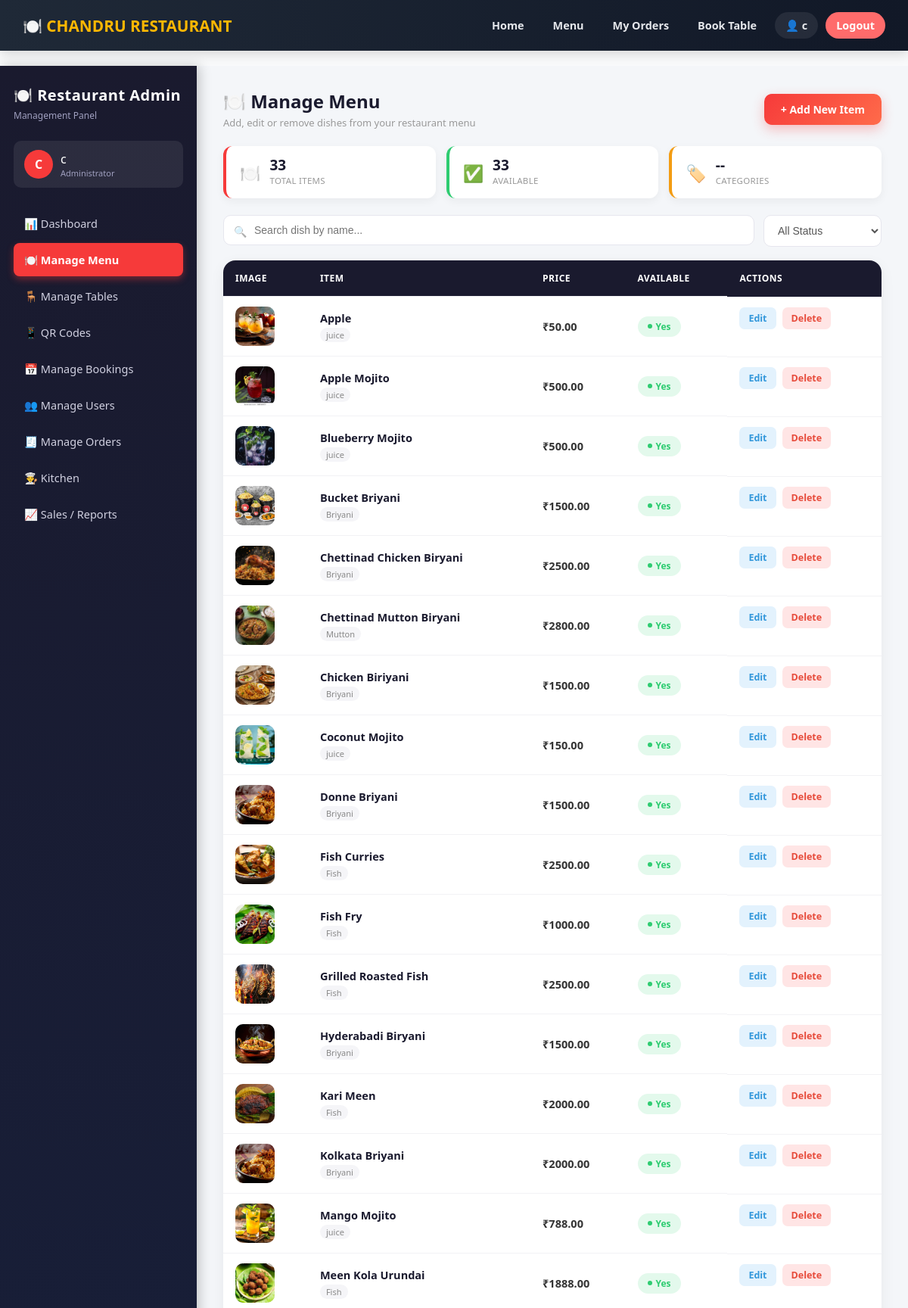
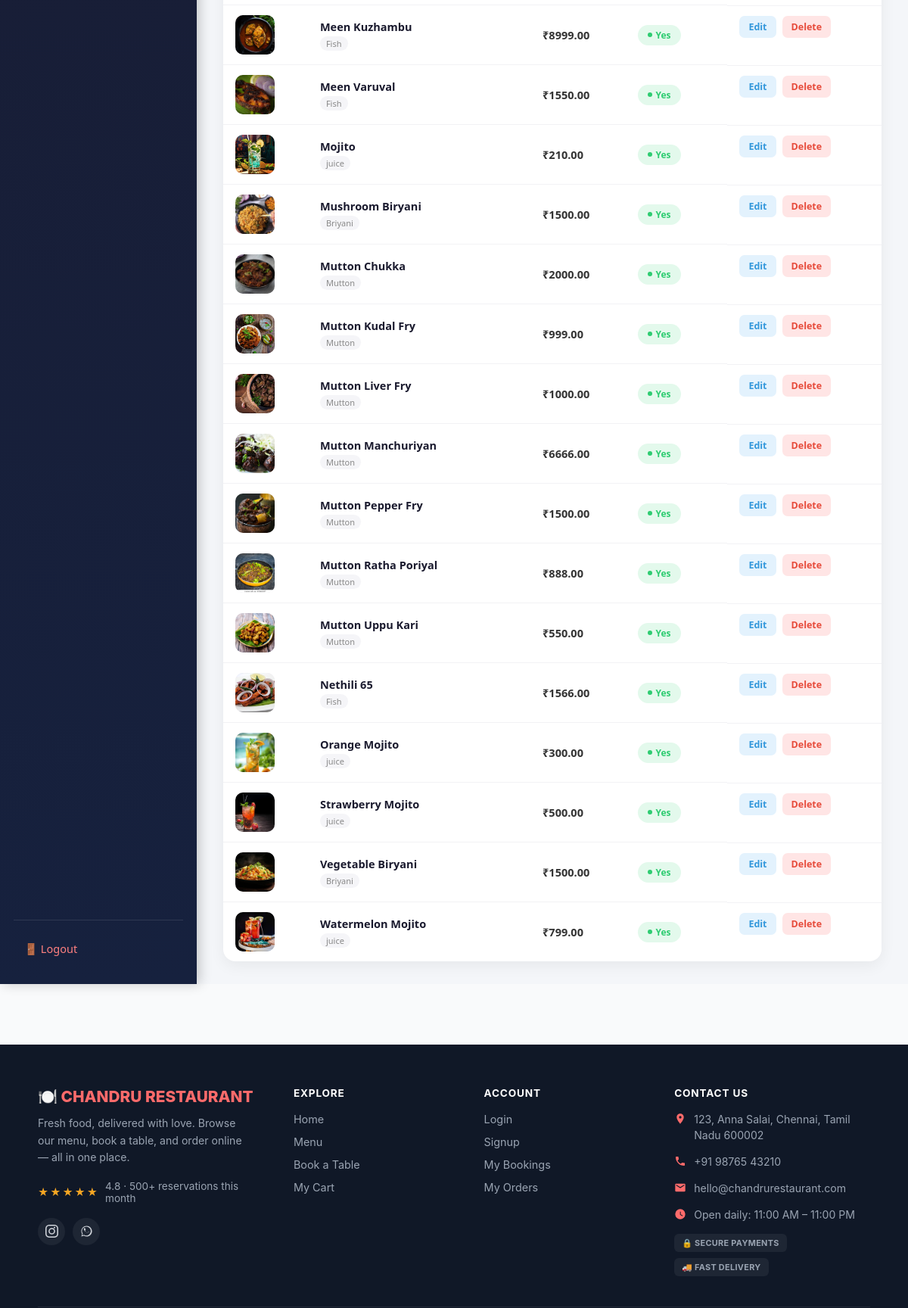
The app's page /dashboard/menu/ (signed in, upper part) with its own data (2 pictures, top to bottom).
### menu/models.py (models this page shows, shortened)
class FoodItem(models.Model):
    category = models.ForeignKey(
        Category, on_delete=models.CASCADE, related_name='items'
    )
    name = models.CharField(max_length=150)
    description = models.TextField(blank=True)
    price = models.DecimalField(max_digits=8, decimal_places=2)
    image = models.ImageField(upload_to='food_images/', blank=True, null=True)
    is_available = models.BooleanField(default=True)
    is_veg = models.BooleanField(default=True)  # True = Veg, False = Non-Veg
    created_at = models.DateTimeField(auto_now_add=True)
    class Meta:
        ordering = ['name']

class Category(models.Model):
    name = models.CharField(max_length=100)
    slug = models.SlugField(unique=True, blank=True)
    class Meta:
        verbose_name_plural = "Categories"
        ordering = ['name']

### dashboard/views.py (the view)
# urls.py: path('menu/', views.manage_menu, name='manage_menu'),
@admin_required
def manage_menu(request):
    return render(request, 'dashboard/manage_menu.html', {'items': FoodItem.objects.all()})

### templates/dashboard/manage_menu.html (shortened to what this page needs)
{% extends "dashboard/base_admin.html" %}
{% block admin_content %}
<div class="page-header">
  <div>
    <h2>🍽️ Manage Menu</h2>
    <p>Add, edit or remove dishes from your restaurant menu</p>
  </div>
  <a href="{% url 'dashboard:add_menu_item' %}" class="btn-add">+ Add New Item</a>
</div>
<div class="stats-strip">
  <div class="mini-stat">
    <div class="emoji">🍽️</div>
    <div><div class="num">{{ items.count }}</div><div class="lbl">Total Items</div></div>
  </div>
  <div class="mini-stat">
    <div class="emoji">✅</div>
    <div><div class="num">{{ items|length }}</div><div class="lbl">Available</div></div>
  </div>
  <div class="mini-stat">
    <div class="emoji">🏷️</div>
    <div><div class="num">--</div><div class="lbl">Categories</div></div>
  </div>
</div>
<div class="toolbar">
  <div class="search-box">
    <input type="text" id="menuSearch" placeholder="Search dish by name...">
  </div>
  <select class="filter-select" id="statusFilter">
    <option value="">All Status</option>
  </select>
</div>
<div class="menu-table-wrap">
  <table class="menu-table">
    <thead>
      <tr>
        <th>Image</th>
        <th>Item</th>
        <th>Price</th>
        <th>Available</th>
        <th>Actions</th>
      </tr>
    </thead>
    <tbody id="menuTableBody">
      {% for item in items %}
      <tr data-name="{{ item.name|lower }}" data-status="{% if item.is_available %}yes{% else %}no{% endif %}">
        <td>
          <div class="item-img-wrap">
            {% if item.image %}
              <img src="{{ item.image.url }}" alt="{{ item.name }}">
            {% else %}
              🍲
            {% endif %}
          </div>
        </td>
        <td class="item-name">
          <strong>{{ item.name }}</strong><br>
          <span class="cat-tag">{{ item.category.name }}</span>
        </td>
        <td class="price-tag">₹{{ item.price }}</td>
        <td>
          {% if item.is_available %}
            <span class="status-badge status-yes">Yes</span>
          {% else %}
            <span class="status-badge status-no">No</span>
          {% endif %}
        </td>
        <td class="action-links">
          <a href="{% url 'dashboard:edit_menu_item' item.pk %}" class="edit-link">Edit</a>
          <a href="{% url 'dashboard:delete_menu_item' item.pk %}" class="delete-link" onclick="return confirm('Delete {{ item.name }}?')">Delete</a>
        </td>
      </tr>
      {% endfor %}
    </tbody>
  </table>
</div>
{% endblock %}

### templates/dashboard/base_admin.html (shortened to what this page needs)
{% extends "base.html" %}
{% block content %}
<div class="admin-wrapper">
  <nav class="admin-sidebar">
    <h2>🍽️ Restaurant Admin</h2>
    <div class="subtitle">Management Panel</div>
    <div class="admin-user-card">
      <div class="avatar">{{ request.user.username|slice:":1"|upper }}</div>
      <div class="info">
        {{ request.user.username }}
        <small>Administrator</small>
      </div>
    </div>
    <div class="admin-nav">
      <a href="{% url 'dashboard:admin_home' %}" class="{% if request.resolver_match.url_name == 'admin_home' %}active{% endif %}">📊 Dashboard</a>
      <a href="{% url 'dashboard:manage_menu' %}" class="{% if request.resolver_match.url_name == 'manage_menu' %}active{% endif %}">🍽️ Manage Menu</a>
      <a href="{% url 'dashboard:manage_tables' %}" class="{% if request.resolver_match.url_name == 'manage_tables' %}active{% endif %}">🪑 Manage Tables</a>
      <a href="{% url 'dashboard:table_qr_codes' %}" class="{% if request.resolver_match.url_name == 'table_qr_codes' %}active{% endif %}">📱 QR Codes</a>
      <a href="{% url 'dashboard:manage_bookings' %}" class="{% if request.resolver_match.url_name == 'manage_bookings' %}active{% endif %}">📅 Manage Bookings</a>
      <a href="{% url 'dashboard:manage_users' %}" class="{% if request.resolver_match.url_name == 'manage_users' %}active{% endif %}">👥 Manage Users</a>
      <a href="{% url 'dashboard:manage_orders' %}" class="{% if request.resolver_match.url_name == 'manage_orders' %}active{% endif %}">🧾 Manage Orders</a>
      <a href="{% url 'dashboard:kitchen_dashboard' %}" class="{% if request.resolver_match.url_name == 'kitchen_dashboard' %}active{% endif %}">👨‍🍳 Kitchen</a>
      <a href="{% url 'dashboard:sales_reports' %}" class="{% if request.resolver_match.url_name == 'sales_reports' %}active{% endif %}">📈 Sales / Reports</a>
    </div>
    <div class="admin-logout">
      <a href="{% url 'accounts:logout' %}">🚪 Logout</a>
    </div>
  </nav>
  <main class="admin-main">
    {% block admin_content %}{% endblock %}
  </main>
</div>
{% endblock %}

### templates/includes/navbar.html (shortened to what this page needs)
<nav class="navbar">
    <a href="{% url 'home' %}" class="brand">🍽️ CHANDRU RESTAURANT</a>
    <div class="nav-links">
        <a href="{% url 'home' %}">Home</a>
        <a href="{% url 'menu_list' %}">Menu</a>
        {% if user.is_authenticated %}
            <a href="{% url 'orders:order_history' %}">My Orders</a>
            <a href="{% url 'book_table' %}">Book Table</a>
            <a href="{% url 'accounts:profile' %}" class="nav-profile">
                👤 {{ user.get_full_name|default:user.username }}
            </a>
            <a href="{% url 'accounts:logout' %}" class="nav-cta">Logout</a>
        {% else %}
            <a href="{% url 'accounts:login' %}">Login</a>
            <a href="{% url 'accounts:signup' %}" class="nav-cta">Signup</a>
        {% endif %}
    </div>
</nav>

### static/css/style.css (style rules this page uses)
* { margin: 0; padding: 0; box-sizing: border-box; }
body { font-family: 'Segoe UI', sans-serif; background-color: #f9fafb; color: #1f2937; }
a { text-decoration: none; }

### templates/includes/navbar.html (style rules this page uses)
.navbar { display: flex; justify-content: space-between; align-items: center; background: linear-gradient(90deg, #1f2937, #111827); padding: 16px 30px; flex-wrap: wrap; box-shadow: 0 4px 15px rgba(0,0,0,0.15); }
.navbar a { text-decoration: none; }
.navbar .brand { font-size: 1.3rem; font-weight: 800; color: #ffb703; text-decoration: none; }
.nav-links { display: flex; gap: 10px; align-items: center; flex-wrap: wrap; }
.nav-links a { color: #e5e7eb; font-weight: 600; font-size: 0.9rem; padding: 8px 14px; border-radius: 20px; text-decoration: none; transition: background-color 0.2s, color 0.2s; white-space: nowrap; }
.nav-links a.nav-cta { background-color: #ff6b6b; color: #fff; }
.nav-links a.nav-profile { background-color: rgba(255, 255, 255, 0.08); display: flex; align-items: center; gap: 6px; }

### templates/dashboard/base_admin.html (style rules this page uses)
.admin-wrapper { display: flex; min-height: 100vh; font-family: 'Segoe UI', sans-serif; background: #f4f6f9; width: 100vw; margin-left: calc(-50vw + 50%); margin-right: calc(-50vw + 50%); }
.admin-sidebar { width: 260px; background: linear-gradient(180deg, #1a1a2e 0%, #16213e 100%); color: #fff; padding: 25px 18px; box-shadow: 4px 0 15px rgba(0,0,0,0.2); display: flex; flex-direction: column; flex-shrink: 0; }
.admin-sidebar h2 { font-size: 20px; font-weight: 700; margin-bottom: 5px; letter-spacing: 0.5px; }
.admin-sidebar .subtitle { font-size: 12px; color: #a0a0c0; margin-bottom: 25px; }
.admin-user-card { background: rgba(255,255,255,0.08); border-radius: 10px; padding: 12px 14px; margin-bottom: 25px; display: flex; align-items: center; gap: 10px; }
.admin-user-card .avatar { width: 38px; height: 38px; border-radius: 50%; background: #F63A3A; display: flex; align-items: center; justify-content: center; font-weight: bold; font-size: 16px; }
.admin-user-card .info small { color: #a0a0c0; display: block; font-size: 11px; }
.admin-nav { display: flex; flex-direction: column; gap: 4px; flex: 1; }
.admin-nav a { color: #d0d0e0; text-decoration: none; padding: 12px 14px; border-radius: 8px; font-size: 14.5px; display: flex; align-items: center; gap: 10px; transition: all 0.2s ease; }
.admin-nav a.active { background: #F63A3A; color: #fff; font-weight: 600; box-shadow: 0 4px 10px rgba(246,58,58,0.4); }
.admin-logout { margin-top: 20px; border-top: 1px solid rgba(255,255,255,0.1); padding-top: 15px; }
.admin-logout a { color: #ff8080; text-decoration: none; padding: 12px 14px; border-radius: 8px; font-size: 14.5px; display: flex; align-items: center; gap: 10px; transition: all 0.2s ease; }
.admin-main { flex: 1; padding: 30px 35px; min-width: 0; }

### records on screen
FoodItem: image (picture), name "Apple", category.name "juice", price "50.00", is_available "Yes"
FoodItem: image (picture), name "Apple Mojito", category.name "juice", price "500.00", is_available "Yes"
FoodItem: image (picture), name "Blueberry Mojito", category.name "juice", price "500.00", is_available "Yes"
FoodItem: image (picture), name "Bucket Briyani", category.name "Briyani", price "1500.00", is_available "Yes"
FoodItem: image (picture), name "Chettinad Chicken Biryani", category.name "Briyani", price "2500.00", is_available "Yes"
FoodItem: image (picture), name "Chettinad Mutton Biryani", category.name "Mutton", price "2800.00", is_available "Yes"
FoodItem: image (picture), name "Chicken Biriyani", category.name "Briyani", price "1500.00", is_available "Yes"
FoodItem: image (picture), name "Coconut Mojito", category.name "juice", price "150.00", is_available "Yes"
FoodItem: image (picture), name "Donne Briyani", category.name "Briyani", price "1500.00", is_available "Yes"
FoodItem: image (picture), name "Fish Curries", category.name "Fish", price "2500.00", is_available "Yes"
FoodItem: image (picture), name "Fish Fry", category.name "Fish", price "1000.00", is_available "Yes"
FoodItem: image (picture), name "Grilled Roasted Fish", category.name "Fish", price "2500.00", is_available "Yes"
FoodItem: image (picture), name "Hyderabadi Biryani", category.name "Briyani", price "1500.00", is_available "Yes"
FoodItem: image (picture), name "Kari Meen", category.name "Fish", price "2000.00", is_available "Yes"
FoodItem: image (picture), name "Kolkata Briyani", category.name "Briyani", price "2000.00", is_available "Yes"
FoodItem: image (picture), name "Mango Mojito", category.name "juice", price "788.00", is_available "Yes"
FoodItem: image (picture), name "Meen Kola Urundai", category.name "Fish", price "1888.00", is_available "Yes"
FoodItem: image (picture), name "Meen Kuzhambu", category.name "Fish", price "8999.00", is_available "Yes"
FoodItem: image (picture), name "Meen Varuval", category.name "Fish", price "1550.00", is_available "Yes"
FoodItem: image (picture), name "Mojito", category.name "juice", price "210.00", is_available "Yes"
FoodItem: image (picture), name "Mushroom Biryani", category.name "Briyani", price "1500.00", is_available "Yes"
FoodItem: image (picture), name "Mutton Chukka", category.name "Mutton", price "2000.00", is_available "Yes"
FoodItem: image (picture), name "Mutton Kudal Fry", category.name "Mutton", price "999.00", is_available "Yes"
FoodItem: image (picture), name "Mutton Liver Fry", category.name "Mutton", price "1000.00", is_available "Yes"
FoodItem: image (picture), name "Mutton Manchuriyan", category.name "Mutton", price "6666.00", is_available "Yes"
FoodItem: image (picture), name "Mutton Pepper Fry", category.name "Mutton", price "1500.00", is_available "Yes"
FoodItem: image (picture), name "Mutton Ratha Poriyal", category.name "Mutton", price "888.00", is_available "Yes"
FoodItem: image (picture), name "Mutton Uppu Kari", category.name "Mutton", price "550.00", is_available "Yes"
FoodItem: image (picture), name "Nethili 65", category.name "Fish", price "1566.00", is_available "Yes"
FoodItem: image (picture), name "Orange Mojito", category.name "juice", price "300.00", is_available "Yes"
FoodItem: image (picture), name "Strawberry Mojito", category.name "juice", price "500.00", is_available "Yes"
FoodItem: image (picture), name "Vegetable Biryani", category.name "Briyani", price "1500.00", is_available "Yes"
FoodItem: image (picture), name "Watermelon Mojito", category.name "juice", price "799.00", is_available "Yes"

### other values on screen
{{ user.get_full_name|default:user.username }} "c"
{{ request.user.username|slice:":1"|upper }} "C"
{{ request.user.username }} "c"
{{ items.count }} "33"
{{ items|length }} "33"
